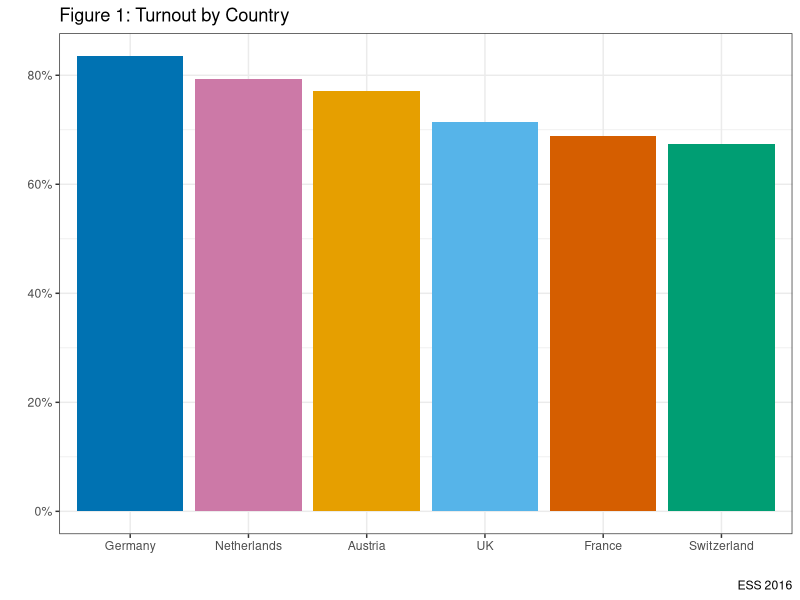
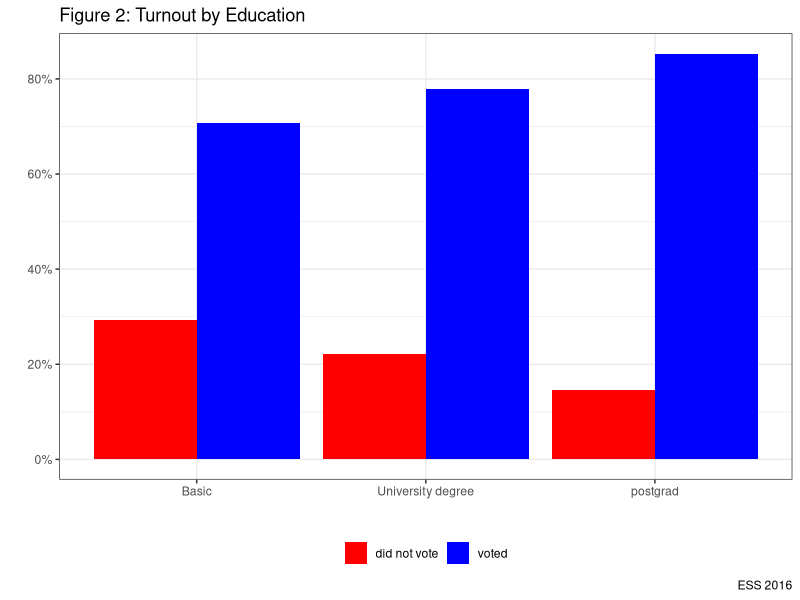
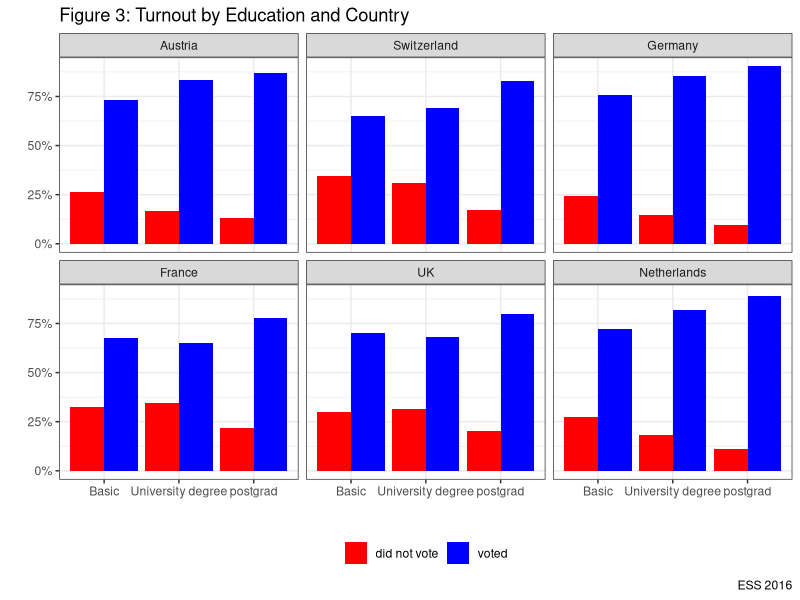
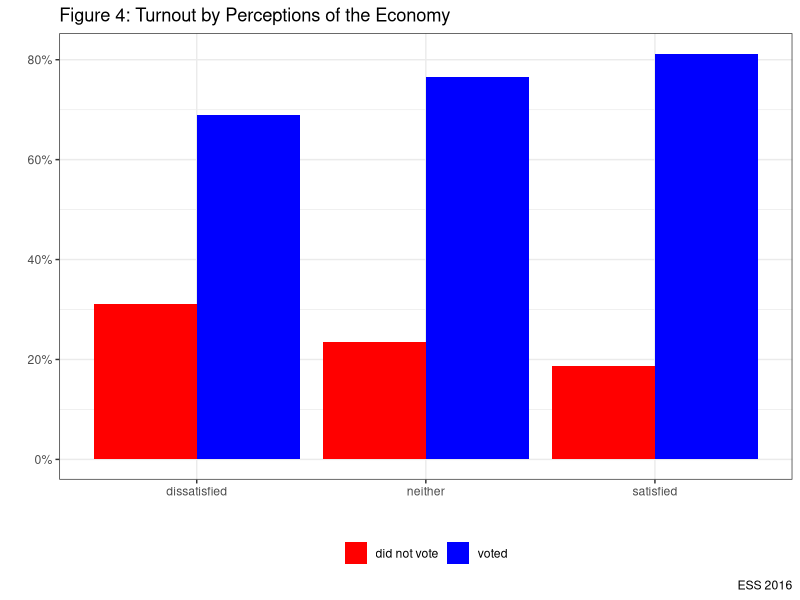
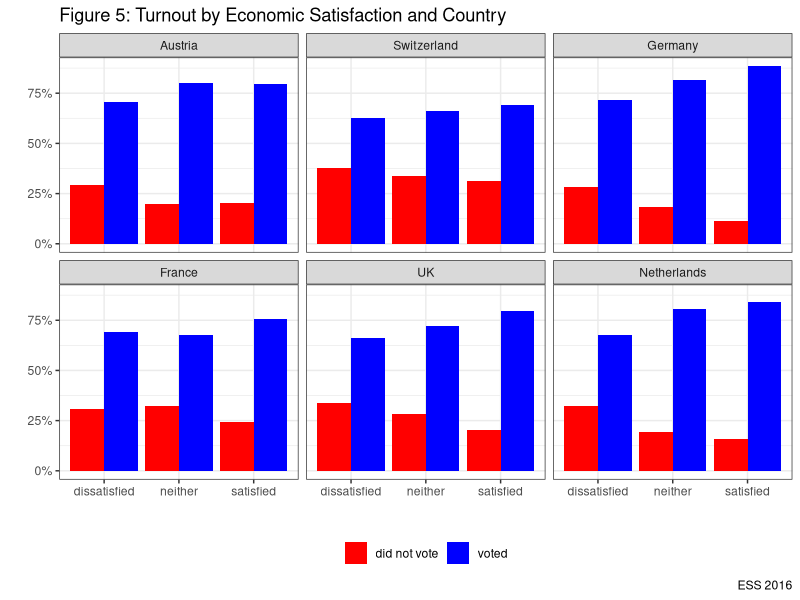
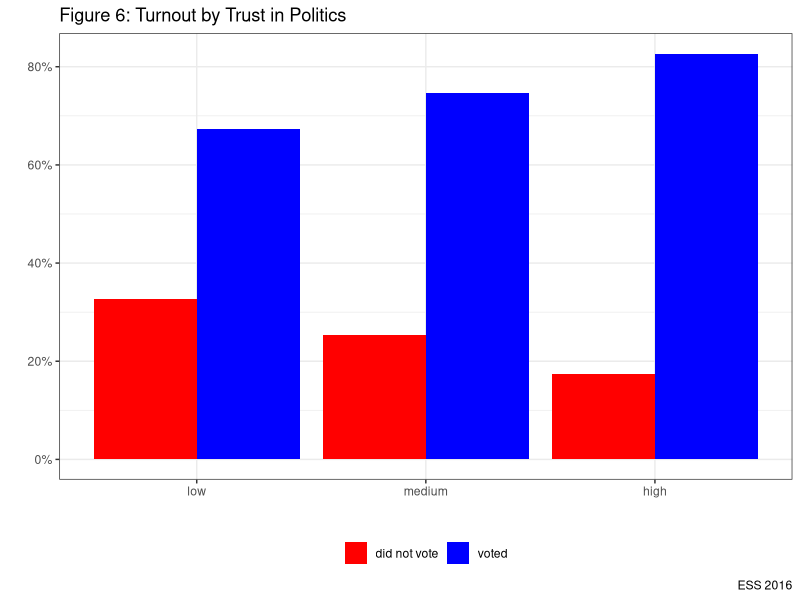
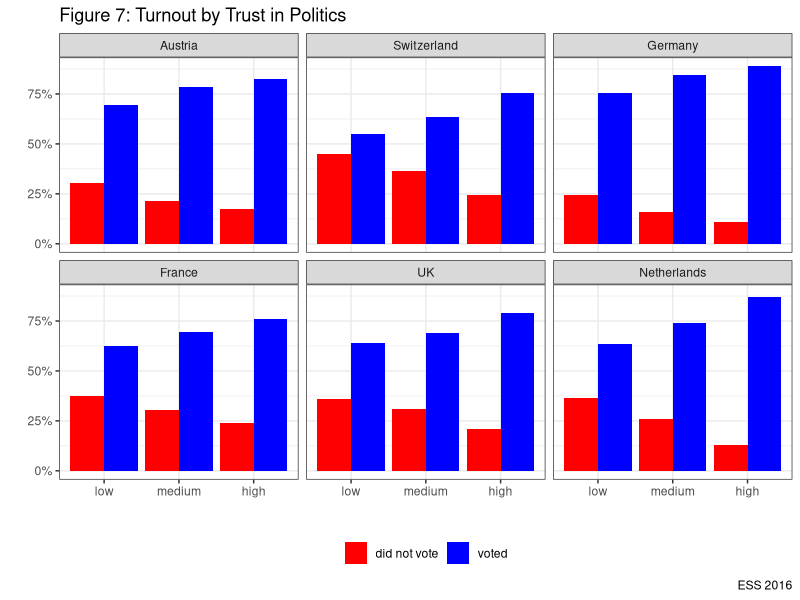

Reproduce these figures in R, in order.
ESS <- foreign::read.dta("data/ESS.dta", convert.factors=TRUE)
attach(ESS)
library(tidyverse)
options(warn = -1)

# Exercise 1: Let's look at voting#
#Let's ask a simple question: do people vote?

ESS %>% filter(!is.na(vote1)) %>% count(vote1) %>%
  mutate("%" = round(n/sum(n) * 100, digits=1)) %>%
  knitr::kable("pandoc", caption = "Electoral Turnout in European Democracies",
  col.names = c('voted', 'N', '%'), align="lccc")

#How does this vary by country?#

ESS %>% group_by(cntry) %>% filter(!is.na(vote1)) %>%
  count(vote1) %>% mutate("%" = round(n/sum(n) * 100, digits=1)) %>%
  knitr::kable("pandoc", caption = "Electoral Turnout in European Democracies",
  col.names = c('Country', 'Voted', 'N', '%'), align="cccc")

#We can present this graphically to make it clearer#
ESS %>% group_by(cntry) %>% filter(!is.na(vote1)) %>%
  count(vote1) %>% mutate(prop=prop.table(n*100)) %>%
  filter(!vote1=="did not vote") %>%
  ggplot(aes(x=reorder(cntry, -prop), y=prop, fill=cntry)) +
  geom_bar(stat="identity")+
  scale_fill_manual(values=c("#E69F00", "#009E73", "#0072B2", "#D55E00", "#56B4E9", "#CC79A7"))+
  labs(x="", y="", title="Figure 1: Turnout by Country", caption="ESS 2016")+
  scale_y_continuous(labels=scales::percent)+
  theme_bw()+
  guides(fill=FALSE)

#Exercise 2: Let's test our theories#
#Q1: Do Socio-Economic Resources Matter#
#What about Education?#

ESS%>% group_by(educat) %>% filter(!is.na(vote1), !is.na(educat)) %>%
  count(vote1) %>% mutate("%" =n/sum(n)*100) %>%
  knitr::kable("pandoc", caption = "Education and Electoral Turnout",
  col.names = c('Education', 'Voted', 'N', '%'), align="ccccc", digits=1)

#We can graph the relationship

ESS%>% group_by(educat) %>% filter(!is.na(vote1), !is.na(educat)) %>%
  count(vote1) %>% mutate(prop=prop.table(n*100)) %>% mutate("%" =prop*100) %>%
  ggplot(aes(x=educat, y=prop, fill=vote1))+
  labs(x="", y="", title="Figure 2: Turnout by Education", caption="ESS 2016")+
  scale_fill_manual(values=c("#FF0000", "#0000FF"))+
  geom_bar(stat="identity", position="dodge")+
  scale_y_continuous(labels=scales::percent)+
  theme_bw()+
  theme(legend.title = element_blank())+
  theme(legend.position = "bottom")


#Turnout by Education and Country#

ESS%>% group_by(educat, cntry) %>% filter(!is.na(vote1), !is.na(educat)) %>%
  count(vote1) %>% mutate(prop=prop.table(n*100)) %>% mutate("%" =prop*100) %>%
  ggplot(aes(x=educat, y=prop, fill=vote1))+
  labs(x="", y="", title="Figure 3: Turnout by Education and Country", caption="ESS 2016")+
  geom_bar(stat="identity", position="dodge")+
  scale_fill_manual(values=c("#FF0000", "#0000FF"))+
  facet_wrap(~cntry, nrow=2)+
  scale_y_continuous(labels=scales::percent)+
  theme_bw()+
  theme(legend.title = element_blank())+
  theme(legend.position = "bottom")

#Q2: Does Rationality Influence Turnout?

ESS %>% group_by(econsat) %>% filter(!is.na(vote1), !is.na(econsat)) %>%
  count(vote1) %>% mutate(prop= n /sum(n)*100) %>%
  knitr::kable("pandoc", caption = "Perceptions of the Economy and Electoral Turnout",
  col.names=c('Economic Perceptions', 'Voted', 'N', '%'), align="ccccc", digits=1)

#We can graph this relationship

ESS%>% group_by(econsat) %>% filter(!is.na(vote1), !is.na(econsat)) %>%
  count(vote1) %>% mutate(prop=prop.table(n*100)) %>% mutate("%" =prop*100) %>%
  ggplot(aes(x=econsat, y=prop, fill=vote1))+
  labs(x="", y="", title="Figure 4: Turnout by Perceptions of the Economy", caption="ESS 2016")+
  geom_bar(stat="identity", position="dodge")+
  scale_fill_manual(values=c("#FF0000", "#0000FF"))+
  scale_y_continuous(labels=scales::percent)+
  theme_bw()+
  theme(legend.title = element_blank())+
  theme(legend.position = "bottom")+
  scale_x_discrete(labels=c("dissatisfied" = "dissatisfied", "neither dissatisfied nor satisfied" = "neither", "satisfied" = "satisfied"))


#Does it differ between the countries?

ESS%>% group_by(econsat, cntry) %>% filter(!is.na(vote1), !is.na(econsat)) %>%
  count(vote1) %>% mutate(prop=prop.table(n*100)) %>% mutate("%" =prop*100) %>%
  ggplot(aes(x=econsat, y=prop, fill=vote1))+
  labs(x="", y="", title="Figure 5: Turnout by Economic Satisfaction and Country", caption="ESS 2016")+
  geom_bar(stat="identity", position="dodge")+
  scale_fill_manual(values=c("#FF0000", "#0000FF"))+
  facet_wrap(~cntry, nrow=2)+
  scale_y_continuous(labels=scales::percent)+
  theme_bw()+
  theme(legend.title = element_blank())+
  theme(legend.position = "bottom")+
  scale_x_discrete(labels=c("dissatisfied" = "dissatisfied", "neither dissatisfied nor satisfied" = "neither", "satisfied" = "satisfied"))


#Q3 Does culture Matter?

ESS %>% group_by(ptrust) %>% filter(!is.na(vote1), !is.na(ptrust)) %>%
  count(vote1) %>% mutate(prop= n / sum(n)*100) %>%
  knitr::kable("pandoc", caption = "Trust in Politics and Electoral Turnout",
  col.names=c('Trust', 'Voted', 'N', '%'), align="ccccc", digits=1)

ESS%>% group_by(ptrust) %>% filter(!is.na(vote1), !is.na(ptrust)) %>%
  count(vote1) %>% mutate(prop=prop.table(n*100)) %>%
  ggplot(aes(x=ptrust, y=prop, fill=vote1))+
  labs(x="", y="", title="Figure 6: Turnout by Trust in Politics", caption="ESS 2016")+
  geom_bar(stat="identity", position="dodge")+
  scale_fill_manual(values=c("#FF0000", "#0000FF"))+
  scale_y_continuous(labels=scales::percent)+
  theme_bw()+
  theme(legend.title = element_blank())+
  theme(legend.position = "bottom")+
  scale_x_discrete(labels=c("low" = "low", "medium" = "medium", "high" = "high"))

ESS%>% group_by(ptrust, cntry) %>% filter(!is.na(vote1), !is.na(ptrust)) %>%
  count(vote1) %>% mutate(prop=prop.table(n*100)) %>%
  ggplot(aes(x=ptrust, y=prop, fill=vote1))+
  labs(x="", y="", title="Figure 7: Turnout by Trust in Politics", caption="ESS 2016")+
  geom_bar(stat="identity", position="dodge")+
  scale_fill_manual(values=c("#FF0000", "#0000FF"))+
  facet_wrap(~cntry, nrow=2)+
  scale_y_continuous(labels=scales::percent)+
  theme_bw()+
  theme(legend.title = element_blank())+
  theme(legend.position = "bottom")+
  scale_x_discrete(labels=c("low" = "low", "medium" = "medium", "high" = "high"))

# Two questions to conclude with:

      #So, thinking over the theories we've look at: which ones work?

      #Do all work equally well in all countries?
